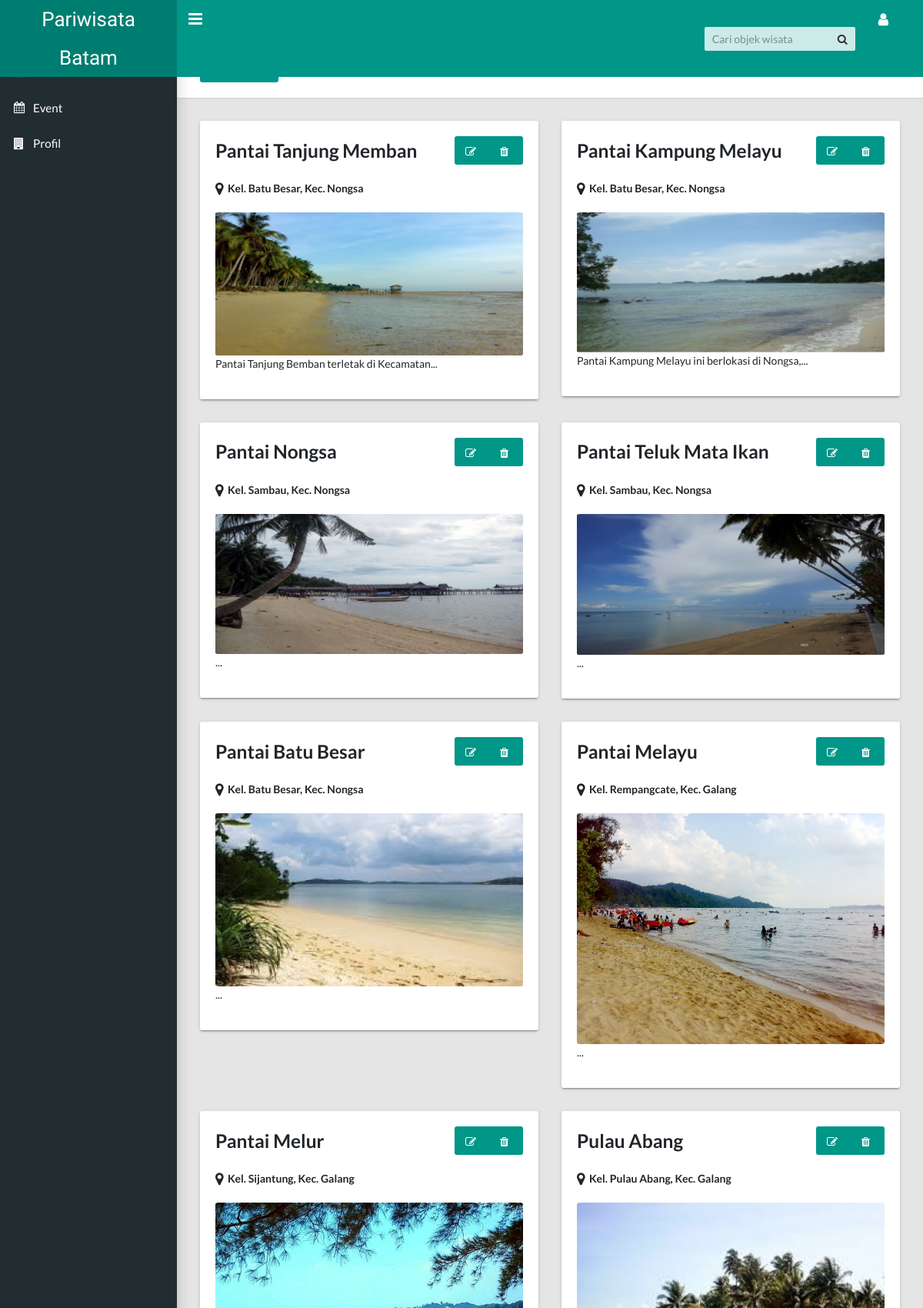
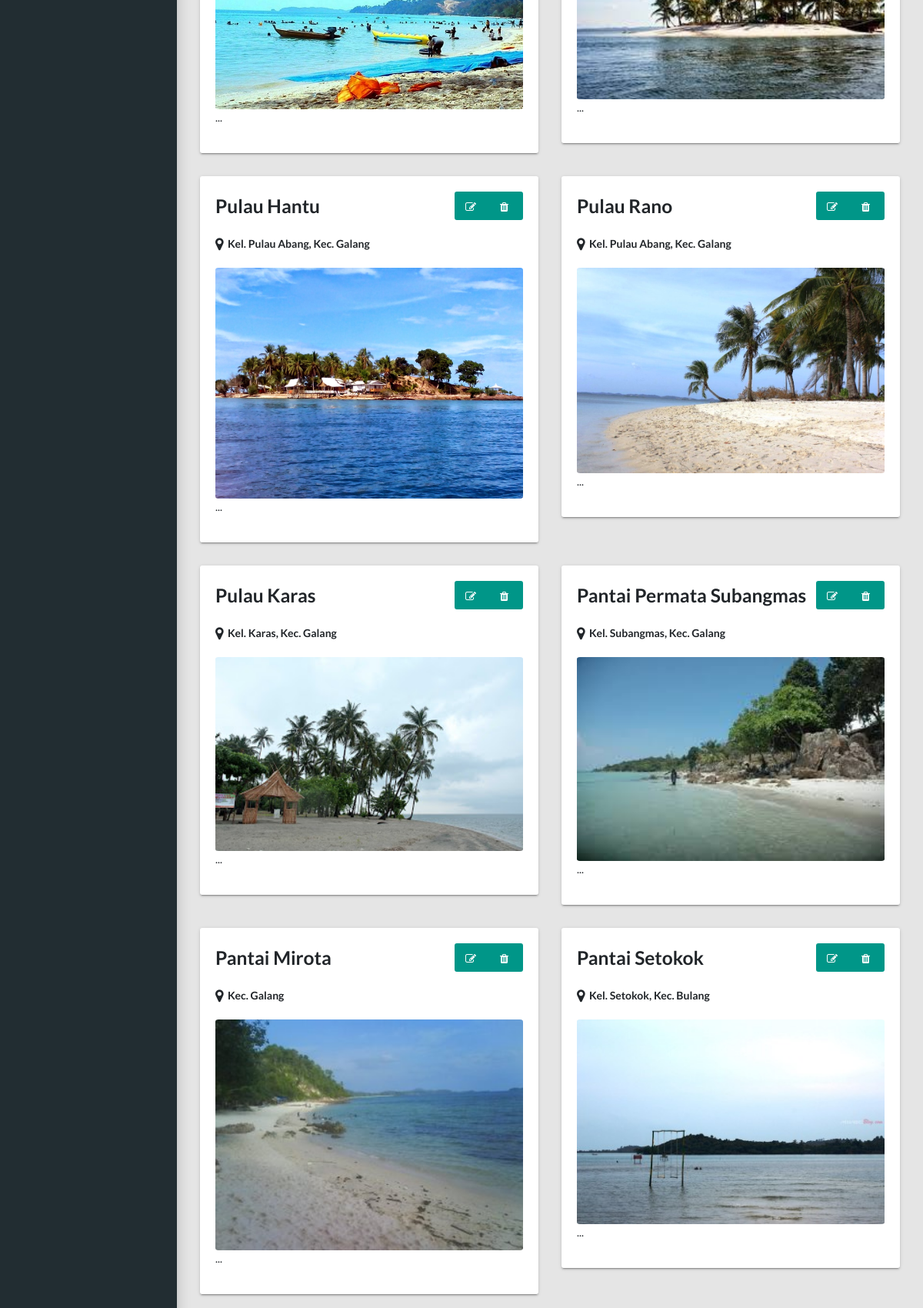
The page /cari.php (upper part) on the database its author committed (2 pictures, top to bottom).
### tables this page shows
CREATE TABLE `tbl_wisata` (
  `id_wisata` int(10) NOT NULL,
  `nama_objek` text NOT NULL,
  `foto_cover` text NOT NULL,
  `lokasi` text NOT NULL,
  `deskripsi` text NOT NULL,
  `latitude` text NOT NULL,
  `longitude` text NOT NULL
);

### cari.php (the view, shortened to what this page needs)
<!DOCTYPE html>
<html lang="en">
    <?php include("koneksi.php");?>
  <?php include("head.php");?>
  <body class="app sidebar-mini rtl">
    <?php include("header.php");?>
    <?php include("sidebar.php");?>
    <main class="app-content">
      <div class="app-title">
        <a href="tambah.php" class="btn btn-primary icon-btn"><i class="fa fa-plus"></i>Add Item	</a>
        <?php $keyword = $_GET['q']; ?>
        <p>Pencarian: <strong><?php echo $keyword;?></strong>&nbsp;&nbsp;<a href="home.php"><i class="fa fa-close" style="color:red;"></i></a></p>
        <ul class="app-breadcrumb breadcrumb">
          <li class="breadcrumb-item"><i class="fa fa-home fa-lg"></i></li>
          <li class="breadcrumb-item"><a href="#">Wisata</a></li>
        </ul>
      </div>
      <div class="row">
        <?php
        $sql = "select * from tbl_wisata where nama_objek like '%$keyword%' order by id_wisata asc";
        $eks = mysqli_query($conn, $sql);
        while($row = mysqli_fetch_array($eks)){
        ?>
        <div class="col-md-6">
          <div class="tile">
            <div class="tile-title-w-btn">
              <h3 class="title"><?php echo $row['nama_objek'];?></h3>
              <?php
              $id = $row['id_wisata'];
              $param = "id_wisata=".$id;
              ?>
              <div class="btn-group"><a class="btn btn-primary" href="edit.php?<?php echo $param;?>"><i class="fa fa-lg fa-edit"></i></a><a class="btn btn-primary" href="hapus.php?<?php echo $param;?>" onClick="return confirm('Yakin ingin menghapus data?');"><i class="fa fa-lg fa-trash"></i></a></div>
            </div>
            <div class="tile-body">
              <b><i class="fa fa-lg fa-map-marker"></i>&nbsp;&nbsp;<?php echo $row['lokasi'];?> </b><br><br>
              <img src="images/wisata/<?php echo $row['foto_cover'];?>" width="100%" style="border-radius: 1%;">
              <p><?php
                $desk = strip_tags($row['deskripsi']);
				$isi = substr($desk,0,50);
				$isi = substr($desk,0,strrpos($isi," "));
				echo $isi."...";?></p>
            </div>
          </div>
        </div>
        <?php
        }
        ?>
      </div>
    </main>
  </body>
</html>

### head.php (shortened to what this page needs)
<head>
    <link rel="stylesheet" type="text/css" href="css/main.css">
    <link rel="stylesheet" type="text/css" href="https://maxcdn.bootstrapcdn.com/font-awesome/4.7.0/css/font-awesome.min.css">
  </head>

### header.php (shortened to what this page needs)
<header class="app-header"><a class="app-header__logo" href="#">Pariwisata Batam</a>
      <a class="app-sidebar__toggle" href="#" data-toggle="sidebar" aria-label="Hide Sidebar"></a>
      <ul class="app-nav">
        <li class="app-search">
          <form action="cari.php">
              <input class="app-search__input" type="search" name="q" placeholder="Cari objek wisata">
              <button class="app-search__button" type="submit"><i class="fa fa-search"></i></button>
          </form>
        </li>
        <li class="dropdown"><a class="app-nav__item" href="#" data-toggle="dropdown" aria-label="Open Profile Menu"><i class="fa fa-user fa-lg"></i></a>
        </li>
      </ul>
    </header>

### sidebar.php (shortened to what this page needs)
<aside class="app-sidebar">
  <ul class="app-menu">
    <li><a class="app-menu__item" href="home.php"><i class="app-menu__icon fa fa-image"></i><span class="app-menu__label">Wisata</span></a></li>
    <li><a class="app-menu__item" href="event.php"><i class="app-menu__icon fa fa-calendar"></i><span class="app-menu__label">Event</span></a></li>
    <li><a class="app-menu__item" href="profil.php"><i class="app-menu__icon fa fa-building"></i><span class="app-menu__label">Profil</span></a></li>
  </ul>
</aside>

### rows shown on the page
tbl_wisata: nama_objek "Pantai Tanjung Memban", lokasi "Kel. Batu Besar, Kec. Nongsa", foto_cover (picture), deskripsi "Pantai Tanjung Bemban terletak di Kecamatan"
tbl_wisata: nama_objek "Pantai Kampung Melayu", lokasi "Kel. Batu Besar, Kec. Nongsa", foto_cover (picture), deskripsi "Pantai Kampung Melayu ini berlokasi di Nongsa,"
tbl_wisata: nama_objek "Pantai Nongsa", lokasi "Kel. Sambau, Kec. Nongsa", foto_cover (picture)
tbl_wisata: nama_objek "Pantai Teluk Mata Ikan", lokasi "Kel. Sambau, Kec. Nongsa", foto_cover (picture)
tbl_wisata: nama_objek "Pantai Batu Besar", lokasi "Kel. Batu Besar, Kec. Nongsa", foto_cover (picture)
tbl_wisata: nama_objek "Pantai Melayu", lokasi "Kel. Rempangcate, Kec. Galang", foto_cover (picture)
tbl_wisata: nama_objek "Pantai Melur", lokasi "Kel. Sijantung, Kec. Galang", foto_cover (picture)
tbl_wisata: nama_objek "Pulau Abang", lokasi "Kel. Pulau Abang, Kec. Galang", foto_cover (picture)
tbl_wisata: nama_objek "Pulau Hantu", lokasi "Kel. Pulau Abang, Kec. Galang", foto_cover (picture)
tbl_wisata: nama_objek "Pulau Rano", lokasi "Kel. Pulau Abang, Kec. Galang", foto_cover (picture)
tbl_wisata: nama_objek "Pulau Karas", lokasi "Kel. Karas, Kec. Galang", foto_cover (picture)
tbl_wisata: nama_objek "Pantai Permata Subangmas", lokasi "Kel. Subangmas, Kec. Galang", foto_cover (picture)
tbl_wisata: nama_objek "Pantai Mirota", lokasi "Kec. Galang", foto_cover (picture)
tbl_wisata: nama_objek "Pantai Setokok", lokasi "Kel. Setokok, Kec. Bulang", foto_cover (picture)
